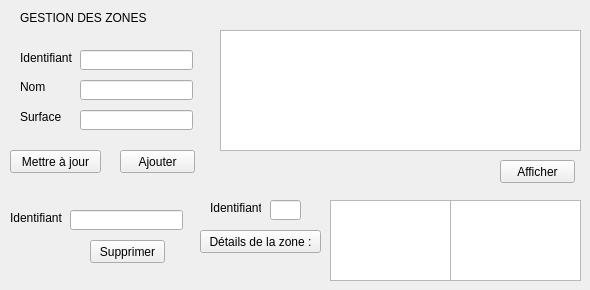
    <widget class="QWidget" name="tab_3">
     <attribute name="title">
      <string>Gérer Zone</string>
     </attribute>
     <widget class="QLabel" name="label_18">
      <property name="geometry">
       <rect>
        <x>20</x>
        <y>50</y>
        <width>61</width>
        <height>16</height>
       </rect>
      </property>
      <property name="text">
       <string>Identifiant</string>
      </property>
     </widget>
     <widget class="QLabel" name="label_19">
      <property name="geometry">
       <rect>
        <x>20</x>
        <y>80</y>
        <width>47</width>
        <height>13</height>
       </rect>
      </property>
      <property name="text">
       <string>Nom</string>
      </property>
     </widget>
     <widget class="QLabel" name="label_20">
      <property name="geometry">
       <rect>
        <x>20</x>
        <y>110</y>
        <width>47</width>
        <height>13</height>
       </rect>
      </property>
      <property name="text">
       <string>Surface</string>
      </property>
     </widget>
     <widget class="QLineEdit" name="lineEdit_id_5">
      <property name="geometry">
       <rect>
        <x>80</x>
        <y>50</y>
        <width>113</width>
        <height>20</height>
       </rect>
      </property>
     </widget>
     <widget class="QLineEdit" name="lineEdit_nom">
      <property name="geometry">
       <rect>
        <x>80</x>
        <y>80</y>
        <width>113</width>
        <height>20</height>
       </rect>
      </property>
     </widget>
     <widget class="QLineEdit" name="lineEdit_surface">
      <property name="geometry">
       <rect>
        <x>80</x>
        <y>110</y>
        <width>113</width>
        <height>20</height>
       </rect>
      </property>
     </widget>
     <widget class="QTableView" name="tabzone">
      <property name="geometry">
       <rect>
        <x>220</x>
        <y>30</y>
        <width>361</width>
        <height>121</height>
       </rect>
      </property>
     </widget>
     <widget class="QPushButton" name="ajouter_3">
      <property name="geometry">
       <rect>
        <x>120</x>
        <y>150</y>
        <width>75</width>
        <height>23</height>
       </rect>
      </property>
      <property name="text">
       <string>Ajouter</string>
      </property>
     </widget>
     <widget class="QPushButton" name="afficher_3">
      <property name="geometry">
       <rect>
        <x>500</x>
        <y>160</y>
        <width>75</width>
        <height>23</height>
       </rect>
      </property>
      <property name="text">
       <string>Afficher</string>
      </property>
     </widget>
     <widget class="QLabel" name="label_21">
      <property name="geometry">
       <rect>
        <x>10</x>
        <y>210</y>
        <width>61</width>
        <height>16</height>
       </rect>
      </property>
      <property name="text">
       <string>Identifiant</string>
      </property>
     </widget>
     <widget class="QLineEdit" name="lineEdit_id2_3">
      <property name="geometry">
       <rect>
        <x>70</x>
        <y>210</y>
        <width>113</width>
        <height>20</height>
       </rect>
      </property>
     </widget>
     <widget class="QPushButton" name="supprimer_2">
      <property name="geometry">
       <rect>
        <x>90</x>
        <y>240</y>
        <width>75</width>
        <height>23</height>
       </rect>
      </property>
      <property name="text">
       <string>Supprimer</string>
      </property>
     </widget>
     <widget class="QPushButton" name="updatezone">
      <property name="geometry">
       <rect>
        <x>10</x>
        <y>150</y>
        <width>91</width>
        <height>23</height>
       </rect>
      </property>
      <property name="text">
       <string>Mettre à jour</string>
      </property>
     </widget>
     <widget class="QLabel" name="label_28">
      <property name="geometry">
       <rect>
        <x>20</x>
        <y>10</y>
        <width>131</width>
        <height>16</height>
       </rect>
      </property>
      <property name="text">
       <string>GESTION DES ZONES</string>
      </property>
     </widget>
     <widget class="QLabel" name="label_29">
      <property name="geometry">
       <rect>
        <x>210</x>
        <y>200</y>
        <width>51</width>
        <height>16</height>
       </rect>
      </property>
      <property name="text">
       <string>Identifiant</string>
      </property>
     </widget>
     <widget class="QLineEdit" name="lineEdit">
      <property name="geometry">
       <rect>
        <x>270</x>
        <y>200</y>
        <width>31</width>
        <height>20</height>
       </rect>
      </property>
     </widget>
     <widget class="QPushButton" name="pushButton">
      <property name="geometry">
       <rect>
        <x>200</x>
        <y>230</y>
        <width>121</width>
        <height>23</height>
       </rect>
      </property>
      <property name="text">
       <string>Détails de la zone :</string>
      </property>
     </widget>
     <widget class="QTableView" name="tableView">
      <property name="geometry">
       <rect>
        <x>330</x>
        <y>200</y>
        <width>121</width>
        <height>81</height>
       </rect>
      </property>
     </widget>
     <widget class="QTableView" name="tableView_2">
      <property name="geometry">
       <rect>
        <x>450</x>
        <y>200</y>
        <width>131</width>
        <height>81</height>
       </rect>
      </property>
     </widget>
    </widget>
